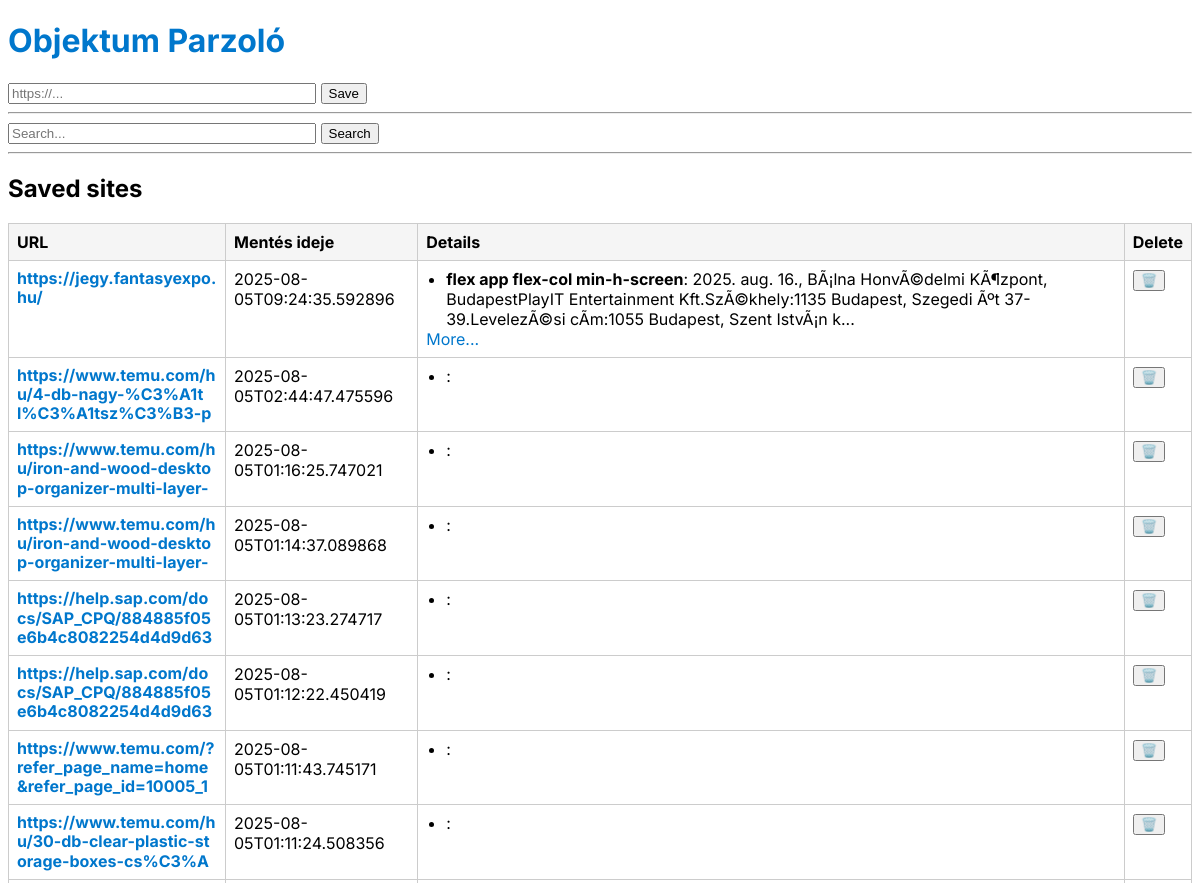
Before: / (upper part) with the older database file.
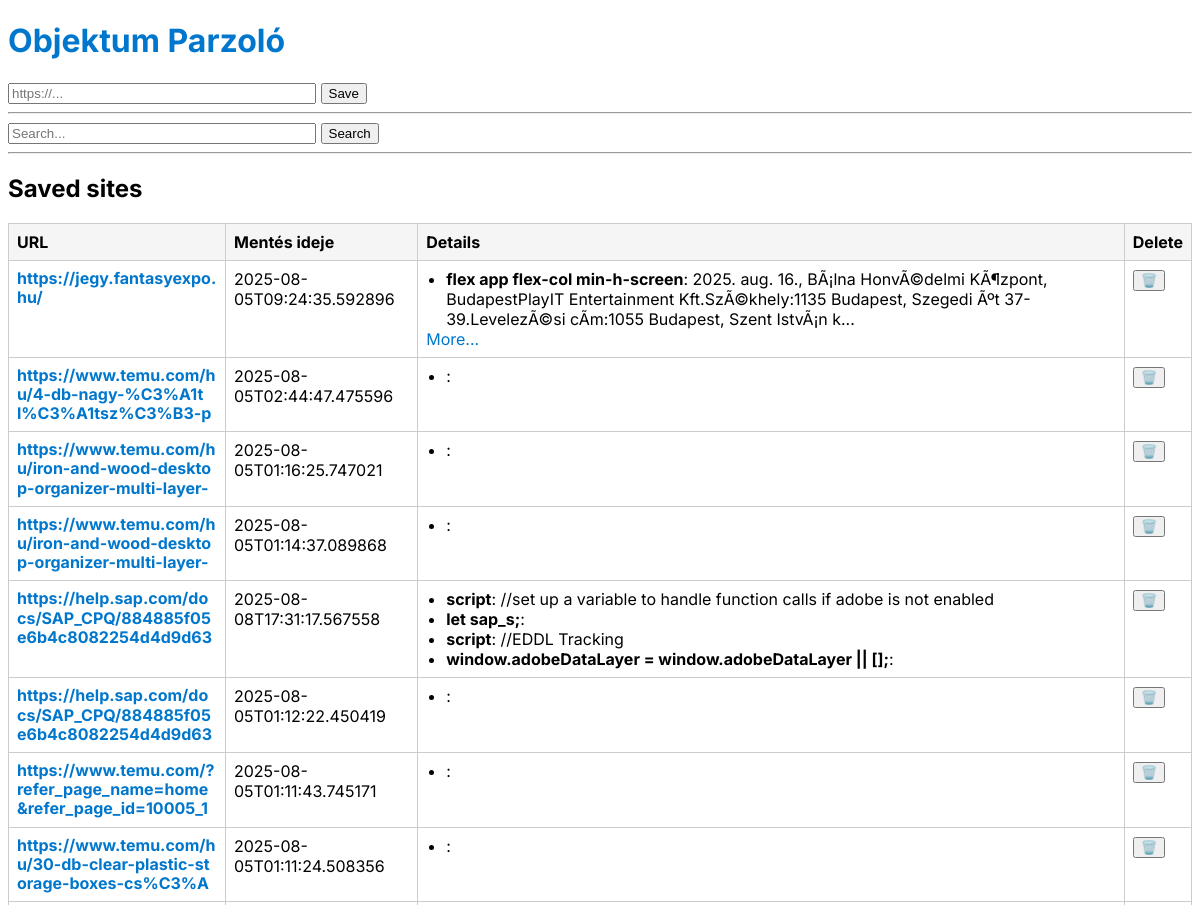
After: the same page with the newer database file.
### tables this page shows
CREATE TABLE webpages (
                id INTEGER PRIMARY KEY AUTOINCREMENT,
                url TEXT NOT NULL,
                content TEXT,
                created_at TEXT
            );

### app.py (the view, shortened to what this page needs)
@app.route("/", methods=["GET", "POST"])
def index():
    query = request.args.get("q", "").strip()
    with sqlite3.connect(DB_NAME) as conn:
        if query:
            fts_query = f'"{query}*"'
            rows = conn.execute("""
                SELECT id, url, content, created_at
                FROM webpages
                WHERE id IN (
                    SELECT rowid FROM webpages_fts WHERE webpages_fts MATCH ?
                )
                OR url LIKE ?
            """, (fts_query, f"%{query}%")).fetchall()
        else:
            rows = conn.execute("SELECT id, url, content, created_at FROM webpages ORDER BY id DESC").fetchall()
    def shorten(message, length=200):
        return message[:length].rstrip() + ("..." if len(message) > length else "")
    entries = []
    for row in rows:
        short = shorten(row[2])
        is_truncated = len(row[2]) > 200
        entries.append((
            row[0],
            highlight(row[1], query),  # URL highlight
            highlight(short, query),  # text highlight
            row[3],
            is_truncated
        ))
    return render_template("index.html", entries=entries, query=query)

### app.py (called while the page is built)
@app.context_processor
def inject_language():
    return {
        'language': language,           # the Language instance
        't': language.language_data,    # the raw translations dict for simple access like {{ t.title }}
        'translate': language.get_translation  # helper function: {{ translate('key') }}
    }

def highlight(text, word):
    if not word:
        return text
    pattern = re.compile(re.escape(word), re.IGNORECASE)
    return_value = Markup(pattern.sub(lambda m: f'<mark>{m.group(0)}</mark>', text))
    print(f"Highlighting '{word}' in text: {return_value}")
    return return_value

### templates/index.html (shortened to what this page needs)
{% extends "base.html" %}
{% block content %}
    <form method="post">
        <label>
            <input type="text" name="url" placeholder="https://..." style="width: 300px;" required>
        </label>
        <button type="submit">Save</button>
    </form>
    <hr>
    <form method="get" action="{{ request.path }}">
        <label>
            <input type="text" name="q" placeholder="Search..." value="{{ query }}" style="width: 300px;">
        </label>
        <button type="submit">Search</button>
    </form>
    <hr>
    {% include "_list_partial.html" %}
{% endblock %}

### templates/_list_partial.html (shortened to what this page needs)
{% if entries %}
    <h2>Saved sites</h2>
    <table id="entriesTable">
        <thead>
            <tr>
                <th style="width: 200px;" data-sortable="true" scope="col">URL</th>
                <th data-sortable="true" scope="col">Mentés ideje</th>
                <th data-sortable="true" scope="col">Details</th>
                <th scope="col">Delete</th>
            </tr>
        </thead>
        <tbody>
        {% for id, url, content, created_at, is_truncated in entries %}
            <tr>
                <td style="width: 200px;">
                    <a href="/entry/{{ id }}" title="{{ url }}" style="display:block; max-width:100%; line-height:1.2; max-height:3.6em; overflow:hidden; word-break: break-all; overflow-wrap: anywhere;">
                        <strong>{{ url }}</strong>
                    </a>
                </td>
                <td>{{ created_at }}</td>
                <td>
                    <ul style="margin: 0; padding-left: 20px;">
                        {% for line in content.split('\n')[:5] %}
                            {% set parts = line.split(':', 1) %}
                            <li><strong>{{ parts[0] }}</strong>: {{ parts[1] if parts|length > 1 else '' }}</li>
                        {% endfor %}
                    </ul>
                    {% if is_truncated %}
                        <a href="/entry/{{ id }}">More...</a>
                    {% endif %}
                </td>
                <td>
                    <form method="post" action="{{ url_for('delete_entry', entry_id=id) }}" style="display:inline;">
                        <button type="submit" onclick="return confirm('Biztos törölni szeretnéd ezt a bejegyzést?');">🗑️</button>
                    </form>
                </td>
            </tr>
        {% endfor %}
        </tbody>
    </table>
{% else %}
    <p>Még nincs mentett oldal.</p>
{% endif %}

Changed rows visible on the page:
changed webpages (number 5 of 8 on the later page): created_at "2025-08-05T01:13:23.274717" → "2025-08-08T17:31:17.567558"
Other visible differences:
new list line: "script : //set up a variable to handle function calls if adobe is not enabled"
new list line: "let sap_s; :"
new list line: "script : //EDDL Tracking"
new list line: "window.adobeDataLayer = window.adobeDataLayer || []; :"
